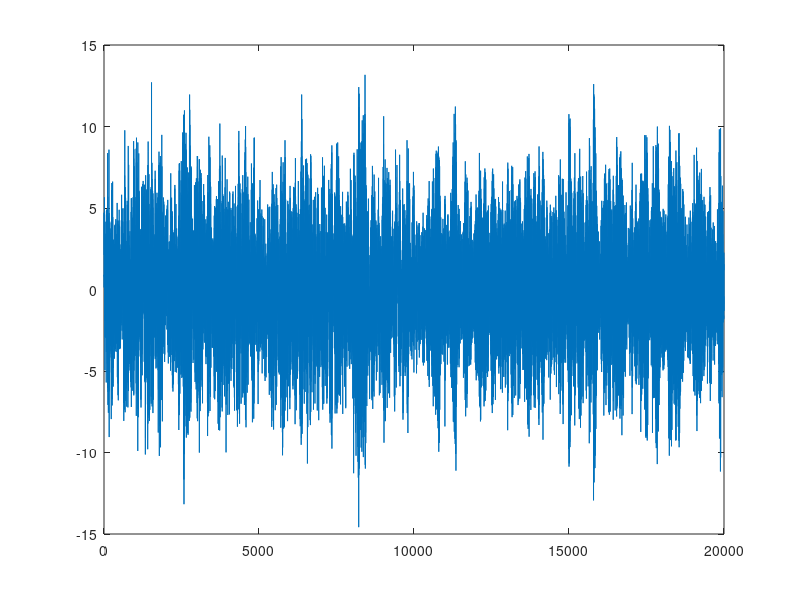

MATLAB code to generate this figure: (Note: this script raises an error after producing the figure.)
load source.mat;
plot(t)
%sound(t); not clear
%% 
load source.mat;
p = 5;
[R, r] = Rx(p, t);
%%
a = R\r;
[a_kvantismenes_perioxes, a_centers] = kvantistis(a, 8, -2, 2);
a_kvantismena = a_centers(a_kvantismenes_perioxes);
%%
N = 4;
min_value = -3.5;
max_value = 3.5;
[kwdikopoiimena, centers, a, y] = kwdikopoiitis_dpcm(t, p, N, min_value, max_value);
anakataskevi = apokwdikopoiitis_dpcm(kwdikopoiimena, a, centers);
%%
t';
plot(anakataskevi);
%% 

%2
for p = [5, 10]
    for N = 1:3
        [encoded, centers, a, y] = kwdikopoiitis_dpcm(t, p, N, min_value, max_value);
        figure;
        plot(t);
        hold on
        plot(y);
        hold off
    end
end
%%
MSE = zeros(10, 3);
for p = 5:10
    for N = 1:3
        [kwdikopoiimena, centers, a, y] = kwdikopoiitis_dpcm(t, p, N, min_value, max_value);
        anakataskevi = apokwdikopoiitis_dpcm(kwdikopoiimena, a, centers);
        MSE(p, N) = 1/size(anakataskevi, 2) * sum((t - anakataskevi').^2);
    end
end

% Create heatmap for MSE
figure;
imagesc(MSE(5:10, 1:3)); 
colorbar;
xlabel('N');
ylabel('p');
title('MSE Heatmap');
set(gca, 'YTick', 1:6, 'YTickLabel', 5:10); 
set(gca, 'XTick', 1:3, 'XTickLabel', 1:3); 
%% 

%4
for p = [5, 10]
    for N = 1:3
        [kwdikopoiimena, centers, a, y] = kwdikopoiitis_dpcm(t, p, N, min_value, max_value);
        reconstructed = apokwdikopoiitis_dpcm(kwdikopoiimena, a, centers);

        figure;
        plot(anakataskevi);
    end
end
%%
%og print
figure;
plot(t);